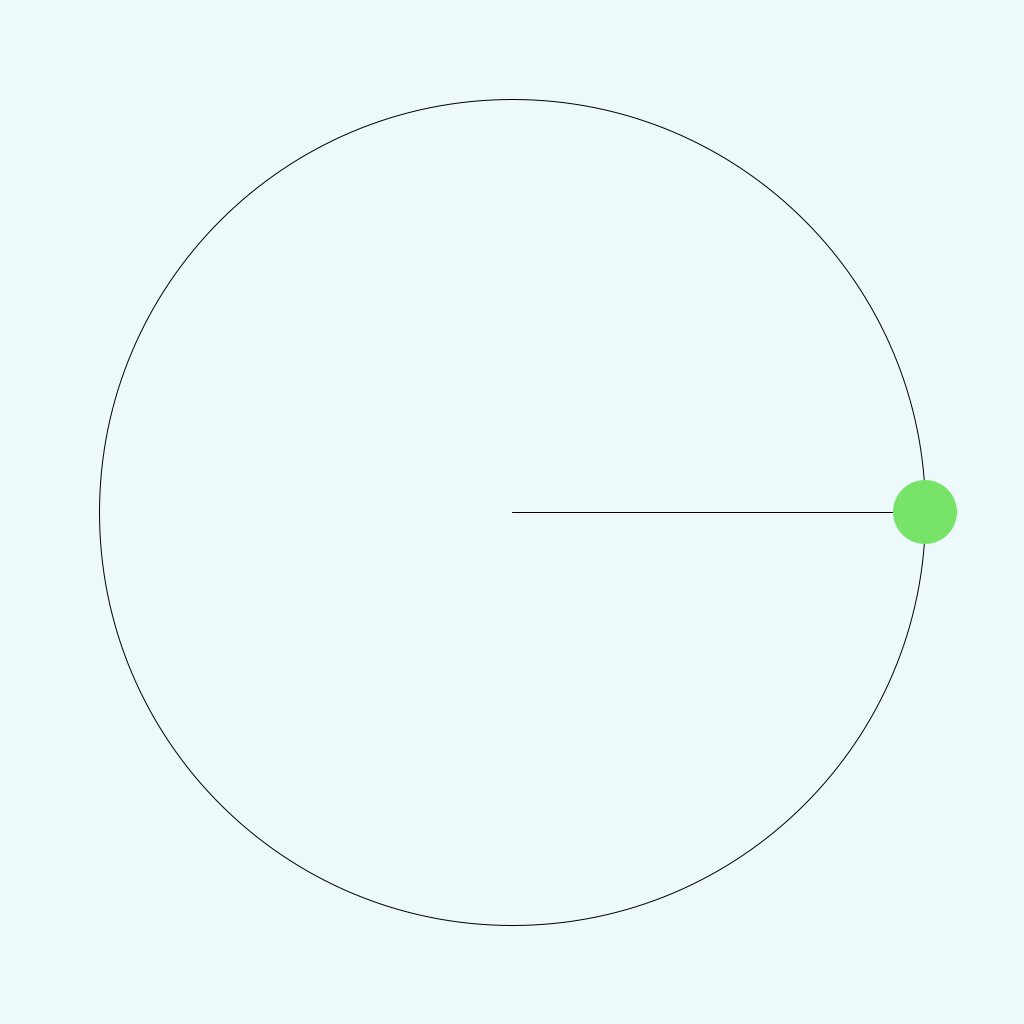
Frame 1 (no input)
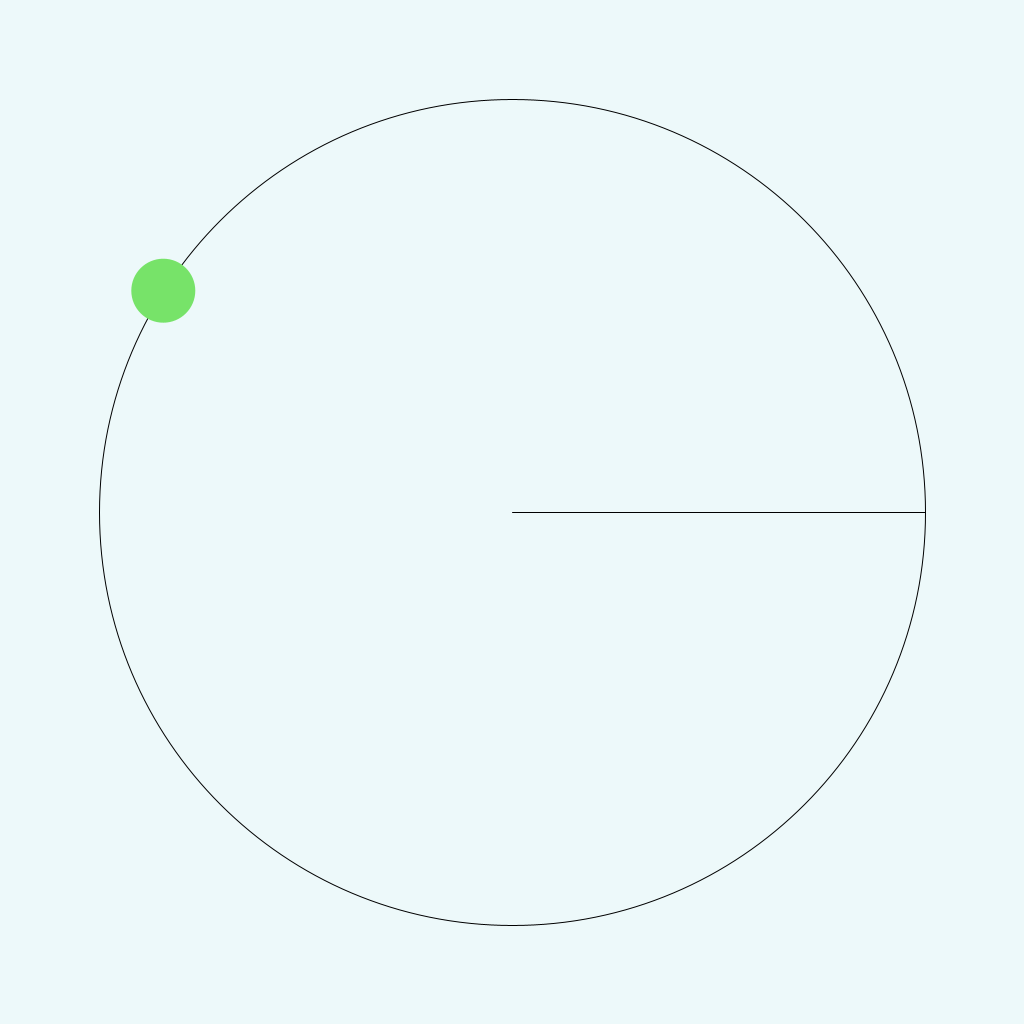
Frame 60 (the mouse pressed at the canvas centre just before this capture)
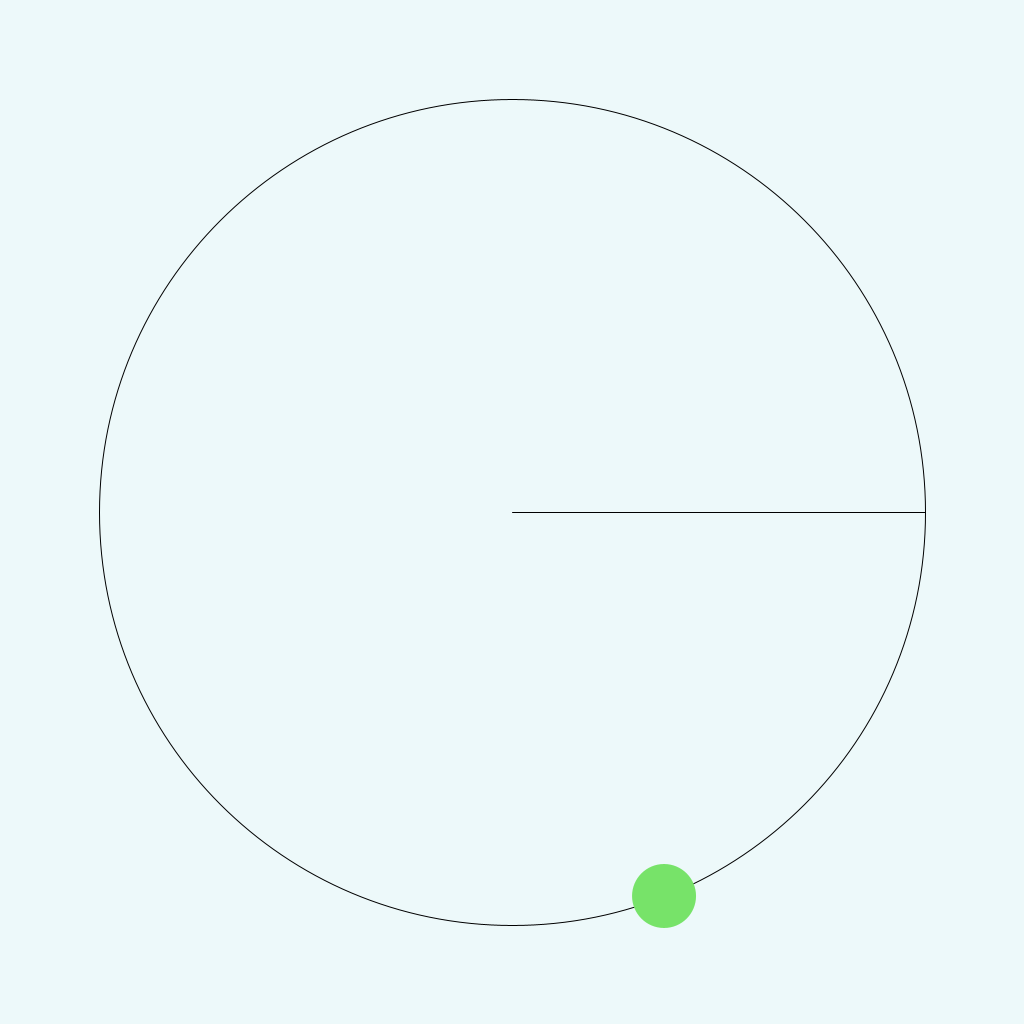
Frame 120 (the mouse held since frame 60 and released just before this capture)

The Processing sketch that drew these frames (run headless with seeded random() and noise(); from frame 60 on, the mouse is pressed at the canvas centre):

// Processing sketch: lec6_jongleur_230930a
// ── lec6_jongleur_230930a.pde
PVector greenBall, purpleBall, orangeBall;

color green = #77E369;
color purple = #C669E3;
color orange = #E3A669;
color paper = #EDF9FA;

float angle = 0;

void setup(){
  size(1024, 1024);
  
  greenBall = new PVector();
  purpleBall = new PVector();
  orangeBall = new PVector();
  noStroke();
}

void draw(){
  background(paper);
  
  float angleStep = TAU / 100.0;
  float radius = 413;
  translate(width/2, height/2);
  
  noFill();
  stroke(0);
  circle(0, 0, radius * 2);
  line(0, 0, radius, 0);
  noStroke();
  
  greenBall.x = cos(angle) * radius;
  greenBall.y = sin(angle) * radius;
  
  angle += angleStep;
  
  drawBall(greenBall, green, 64);
  
}

void drawBall(PVector location, color ballColor, float ballSize){
  fill(ballColor);
  circle(location.x, location.y, ballSize);
  return;
}
